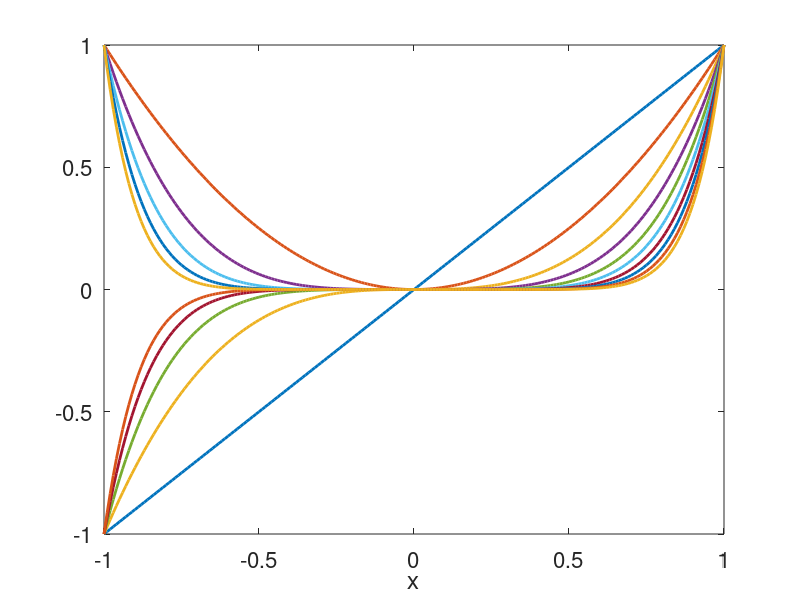

Reproduce this figure in MATLAB.
clear all
close all

x = -1:.01:1;
poly = @(x,k)   x.^k;

y = [];
for k = 1:10
    y(:,k) = poly(x,k);
end


figure(1)
for l = 1:k
    plot(x,y(:,l),'LineWidth',2)
    hold all
end
axis([-1 1 -1 1])
xlabel('x','FontSize',16)
set(gca,'FontSize',16)
